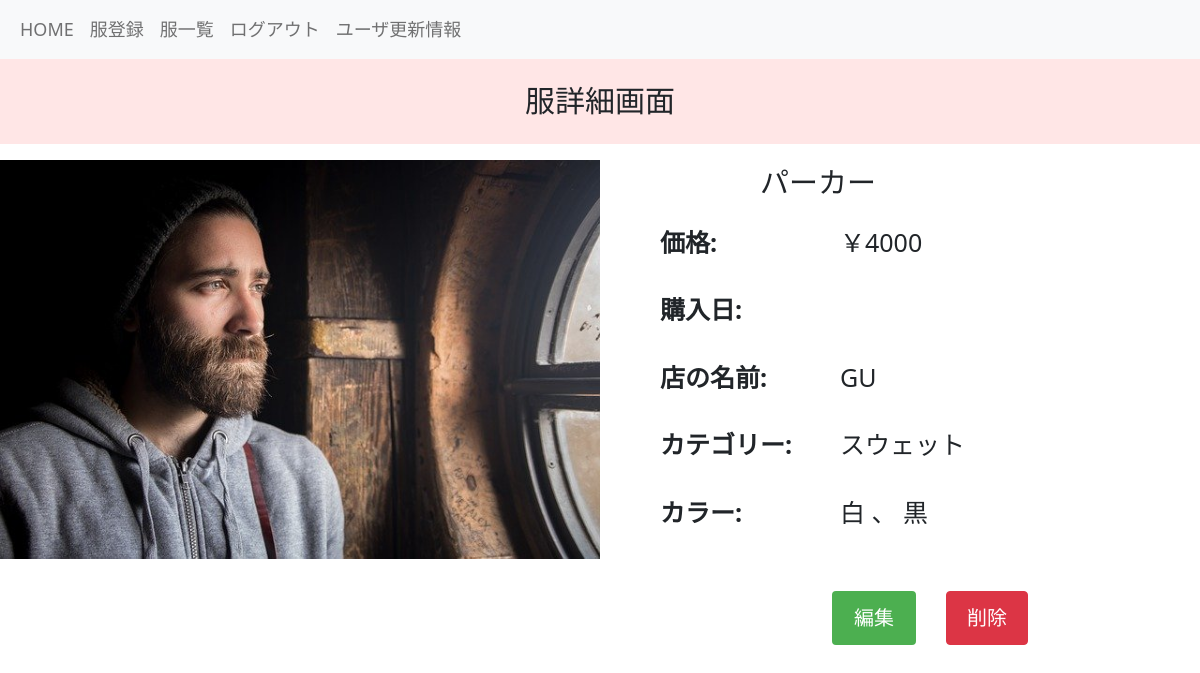
The page /boards/detail_clothe/33/ (signed in) on the database its author committed.
### boards/models.py (models this page shows, shortened)
class Clothes(models.Model):
    title = models.CharField(max_length=255)
    picture = models.ImageField(upload_to='closet_project/media/', null=True, blank=True)
    price = models.IntegerField(default=0, null=True, blank=True)
    purchase_date = models.DateField(null=True,blank=True)
    user = models.ForeignKey(
        'accounts.Users', on_delete=models.CASCADE
    )
    category = models.ForeignKey(
        'Categories', on_delete=models.CASCADE
    )
    color = models.ManyToManyField(
        Colors, blank=True, through='Clothe_Colors', related_name='clothe'
    )
    store = models.CharField(max_length=255, default='')
    created_at = models.DateTimeField(auto_now_add=True)
    updated_at = models.DateTimeField(auto_now=True)
    objects = ClothesManager()
    class Meta:
        db_table = 'clothes'

class Categories(models.Model):
    BLOUSE = 'blouse'
    SHIRT = 'shirt'
    SWEAT = 'sweat'
    KNIT = 'knit'
    PANTS = 'pants'
    SKIRT = 'skirt'
    JACKET = 'jacket'
    CARDIGAN = 'cardigan'
    COAT = 'coat'
    DRESS = 'dress'
    SHOES = 'shoes'
    ACCESSORY = 'accessory'
    BAG = 'bag'
    category_name = models.CharField(max_length=255)
    created_at = models.DateTimeField(auto_now_add=True)
    updated_at = models.DateTimeField(auto_now=True)
    class Meta:
        db_table = 'categories'
    def __str__(self):
        return self.category_name

class Colors(models.Model):
    PINK = 'pink'
    RED = 'red'
    ORANGE = 'orange'
    BROWN = 'brown'
    YELLOW = 'yellow'
    BLUE = 'blue'
    GREEN = 'green'
    BLACK = 'black'
    WHITE = 'white'
    color_name = models.CharField(max_length=10)
    created_at = models.DateTimeField(auto_now_add=True)
    updated_at = models.DateTimeField(auto_now=True)
    def __str__(self):
        return self.color_name
    class Meta:
        db_table = 'colors'

### boards/views.py (the view)
# urls.py: path('detail_clothe/<int:pk>/', views.detail_clothe, name='detail_clothe'),
@login_required
def detail_clothe(request, pk):
    clothe = get_object_or_404(Clothes, pk=pk)
    print(f"Color: {clothe.color.all()}")  # デバッグ用のログ出力
    return render(
        request, 'boards/detail_clothe.html', context={
            'clothe': clothe,
        }
    )

### templates/boards/detail_clothe.html (shortened to what this page needs)
{% extends "base.html" %}
{% load static %}
{% block content %}
<p class="custom-paragraph">服詳細画面</p>
<div class="detail-container">
  <div class="detail-left">
    {% if clothe.picture %}
        <p><img src="{{ clothe.picture.url }}" alt="{{ clothe.title }}" class="image-custom"></p>
    {% else %}
        <p class="no-image">画像なし</p>
    {% endif %}
  </div>
   <div class="detail-right">
    <p class="title">{{ clothe.title }}</p>
    <div class="detail-info">
      <div class="info-row">
        <p class="info-label">価格:</p>
        <p class="info-value"> {{ "￥"|default_if_none:"" }}{{ clothe.price|default_if_none:"" }}</p>
      </div>
      <div class="info-row">
        <p class="info-label">購入日:</p>
        <p class="info-value"> {{ clothe.purchase_date|date:"Y年m月d日"|default_if_none:"未登録" }}</p>
      </div>
      <div class="info-row">
        <p class="info-label">店の名前:</p>
        <p class="info-value"> {{ clothe.store|default_if_none:"   " }}</p>
      </div>
      <div class="info-row">
        <p class="info-label">カテゴリー:</p>
        <p class="info-value"> {{ clothe.category|default_if_none:"   " }}</p>
      </div>
      <div class="info-row">
        <p class="info-label">カラー:</p>
        <span class="info-value">
        {% for color_instance in clothe.color.all %}
            {{ color_instance.color_name }}
            {% if not forloop.last %}、{% endif %}
        {% endfor %}
    </span>
    </div>
  </div>
    <div class="button-container">
      <a href="{% url 'boards:edit_clothe' pk=clothe.pk %}">
        <button type="submit" class="btn btn-primary">編集</button>
      </a>
        <button type="button" class="btn btn-danger" onclick="confirmDelete()" style="margin-left: 30px;">削除</button>
    </div>
  </div>
</div>
{% endblock %}

### static/css/style.css (style rules this page uses)
.image-custom { width: 600px; height: 300%; }
.button-container { display: flex; justify-content: center; margin-top: 30px; }
.button-container button { padding: 10px 20px; font-size: 20px; }
.btn-primary { background-color: #4caf50; color: #ffffff; border: 2px solid #4caf50; border-radius: 4px; cursor: pointer; }
.detail-container p { font-size: 25px; margin-bottom: 20px; }
.detail-container p.title { font-size: 29px; margin-left: 100px; }
body { text-size-adjust: 100%; -webkit-text-size-adjust: 100%; }
.detail-container { display: flex; justify-content: space-between; }
.detail-left, .detail-right { width: 45%; }
.custom-paragraph { font-family: 'Arial', sans-serif; font-size: 30px; background-color: #ffe6e6; text-align: center; padding: 20px; line-height: 1.5; }
.detail-info { display: flex; flex-wrap: wrap; }
.info-row { display: flex; width: 100%; margin-bottom: 10px; }
.info-label { flex: 1; font-weight: bold; }
.info-value { flex: 2; font-size: 25px; }
.detail-left { text-align: center; }

### rows shown on the page
Clothes: picture (picture), title "パーカー", price "4000", store "GU", category "スウェット"
Colors: color_name "白"
Colors: color_name "黒"

### other values the page prints
{{ "￥"|default_if_none:"" }} "￥"
